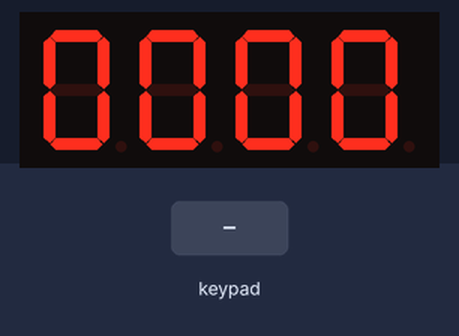
Recording of a sketch running on a simulated Arduino Uno, built with avr-gcc and run on an emulated ATmega328P. Shown: 4-digit seven-segment display. Inputs (shaded band) come from the test bench. What the sketch prints to the serial monitor is not drawn.

Above: at 2.2 s.
2.3 s: keypad keys 1 2 # pressed 0.4 s apart
At 4.8 s:
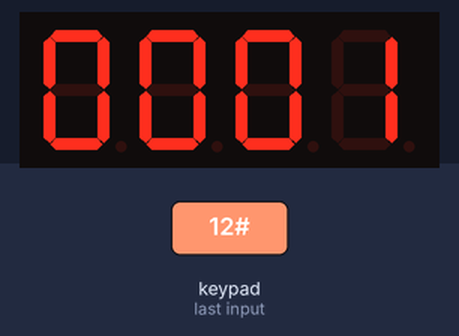
5.0 s: key '1' pressed
At 5.9 s:
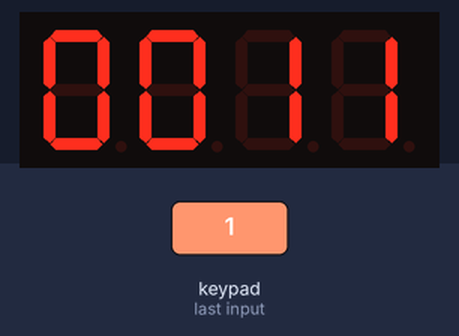
6.9 s: keypad keys 1 2 * pressed 0.4 s apart
At 9.2 s:
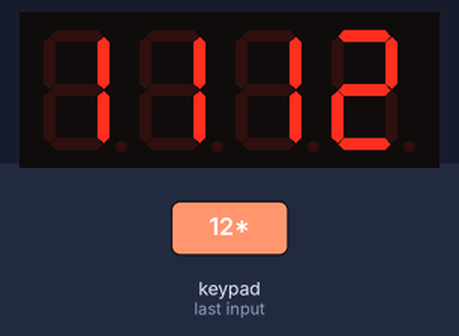
9.6 s: keypad keys 1 2 = pressed 0.4 s apart
At 12.6 s:
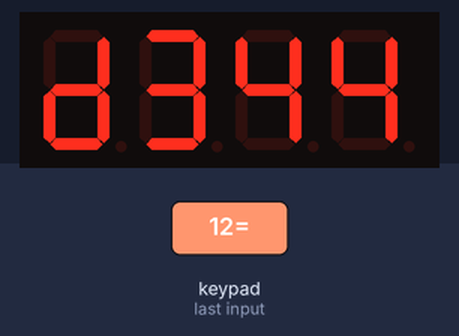
12.9 s: keypad keys 2 5 = pressed 0.4 s apart
At 15.2 s:
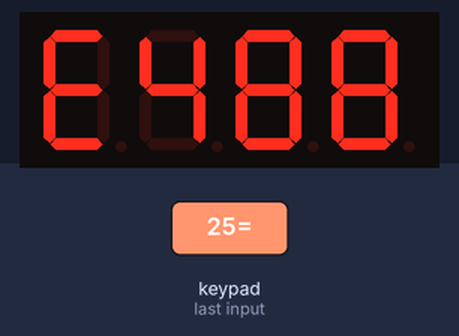
16.3 s: key '2' pressed
At 18.0 s:
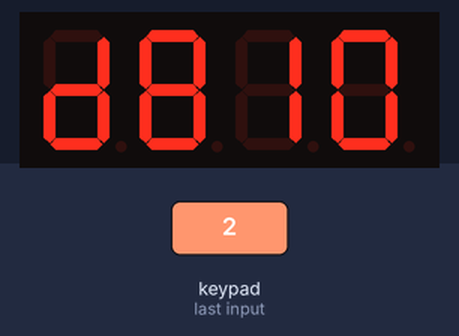
Timing chart, 0 to 19.1 s (numbered marks = the images above; inputs shaded):
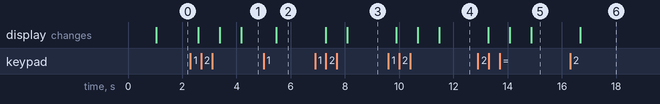

Measured:
- after the input at 2.3 s, the display: changes after 0.29 s (image 1)
- after the input at 5.0 s, the display: changes after 0.47 s (image 2)
- after the input at 6.9 s, the display: first changes after 0.39 s (image 3 shows a later state)
- after the input at 9.6 s, the display: first changes after 0.29 s (image 4 shows a later state)
- after the input at 12.9 s, the display: first changes after 0.38 s (image 5 shows a later state)
- after the input at 16.3 s, the display: changes after 0.37 s (image 6)

The sketch:

Prac2_8.ino
```cpp
#include <TM1637.h>
#include <Keypad.h>

#define PIN_CLK 10
#define PIN_DIO 12

const byte nfilas = 4;
const byte ncolumnas = 4;
char teclas[nfilas][ncolumnas] = {
{'1','2','3','+'},
{'4','5','6','-'},
{'7','8','9','/'},
{'*','0','#','='}
};

byte pf1[nfilas] = {2, 3, 4, 5};
byte pc1[ncolumnas] = {A0, A1, A2, A3};

Keypad t1 = Keypad(makeKeymap(teclas), pf1, pc1, nfilas, ncolumnas);
TM1637 screen(PIN_CLK, PIN_DIO);

//Puntuación
int number1 = 0;
int number2 = 0;
char operation = '+';//por defecto sera suma

bool isNumber(char number){
  if(number == '0'|| number == '1'||number == '2'||
    number == '3'||number == '4'||number == '5'||
      number == '6'||number == '7'||number == '8'||
       number == '9'){
        return true;
      }
  else{
    return false;
  }
}
bool isSymbol(char number){
  if(number == '+'|| number == '-'||number == '/'||
    number == '#'||number == '=' || number == '*'){
        return true;
      }
  else{
    return false;
  }
}
bool isOperatingSymbol(char symbol){
    if(symbol == '+'|| symbol == '-'||symbol == '/' || symbol=='*'){
        return true;
      }
  else{
    return false;
  }
}


//Metodo para operar como sea necesario
void operateNumbers(){
  if(operation == '+'){
   number1=number1+number2;
  }else if(operation == '-'){
    number1=number2-number1;
  }else if(operation == '*'){
    number1=number1*number2;
  }else if(operation == '/'){
    if(number1==0)
      number1 = 0;
    else
      number1=number2/number1;
  }

  updateScreen(number1);
  delay(250);
}

//Metodo para resetear los valores de serie despues de acabar una operacion
void resetValues(){
  number1 = 0;
  number2 = 0;
  operation = '+';
  screen.set(number1);
  screen.display(0, 0);
  screen.display(1, 0);
  screen.display(2, 0);
  screen.display(3, 0);
}

void updateScreen(int contador) {
 int digit0 =  contador/1000;
 int digit1 = (contador - digit0*1000)/100;
 int digit2 = (contador - (digit0*1000 + digit1*100))/10;
 int digit3 =  contador - (digit0*1000 + digit1*100 + digit2*10);

 screen.display(0, digit0);
 screen.display(1, digit1);
 screen.display(2, digit2);
 screen.display(3, digit3);
}

//Metodo para guardar los dos numeros y operar si se pulsa '='
void getOperators(){
  char actual = t1.getKey();
  Serial.println(actual);
  delay(250);
  if(isNumber(actual)){
    number1 = number1*10+(actual-'0');
     updateScreen(number1);
  }
   if(isSymbol(actual)){
    if(isOperatingSymbol(actual)){
    operation = actual;
    number2 = number1;
    number1 = 0;
    }else{
    if(actual == '='){
      operateNumbers();
    }else if(actual == '#'){
      if(number1==0){
        resetValues();
      }else{
        number1 = number1/10;
        updateScreen(number1);
     }
    }
    }
}
}


void setup() {
  Serial.begin(9600);
  screen.init();

  screen.set(BRIGHT_TYPICAL);
  delay(1000);
  resetValues();

}


void loop() {
  Serial.println(number1);
  getOperators();
  delay(5);
}
```
